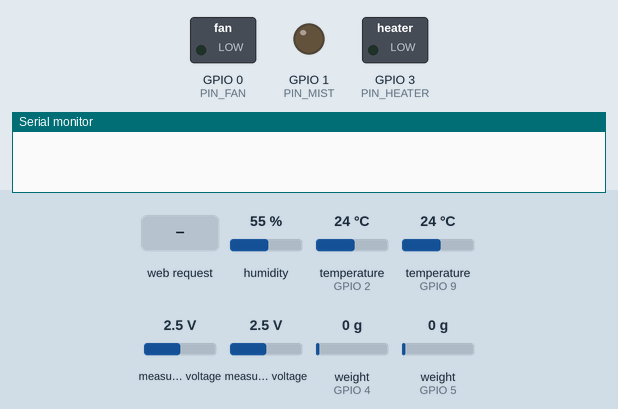
Recording of a program running on a simulated ESP32-C3. Shown: switched loads named in the program (green lamp = pin HIGH), output pins drawn as LEDs (lit = HIGH), the last lines printed to the serial monitor. The inputs (shaded band) are chosen by the test bench; at power-on: humidity 55 %, temperature (sensors on GPIO 2, GPIO 9) 24 °C, measured voltage 2.5 V, weight on the scale (sensors on GPIO 4, GPIO 5) 0 g. WiFi joins after 1.5 s; servers stay silent unless stated; uploads are accepted with an empty reply. At 34.7 s the program restarts the board; the recording ends there.

Above: at 0.1 s.
At 10.1 s:
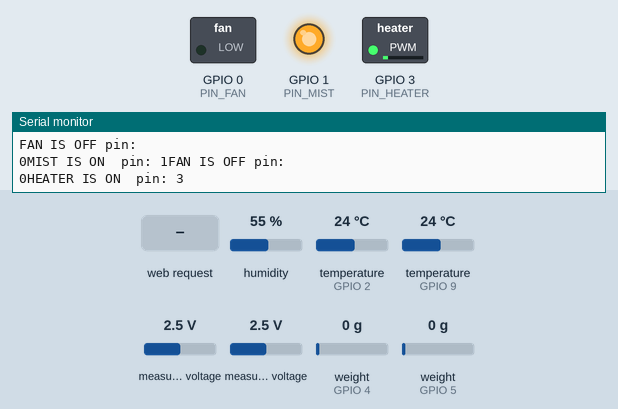
At 34.6 s:
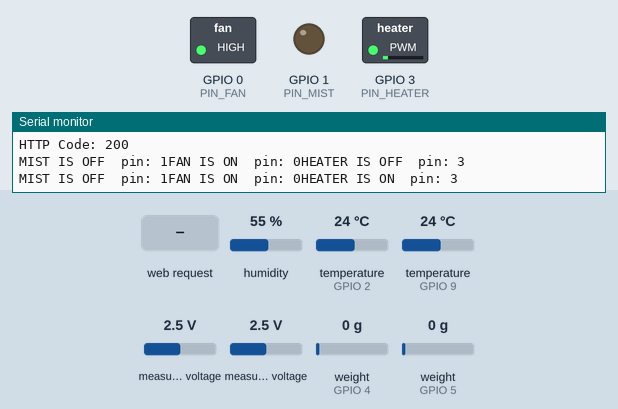
34.7 s: HTTP request GET /restart received
Timing chart, 0 to 34.7 s (numbered marks = the images above; inputs shaded):
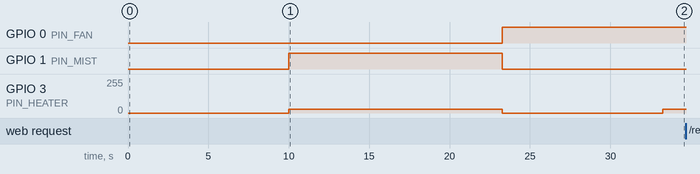

The program:

main.cpp
```cpp
#include <Arduino.h>
#include <WiFi.h>
#include <ElegantOTA.h>
#include <ESPAsyncWebServer.h>
#include <WebSerial.h>
#include "models.h"
#include "connection_wifi.h"
#include "esp_task_wdt.h"

#include "sensor_reading/dht_reading.h"
#include "sensor_reading/ds18_reading.h"
#include "sensor_reading/hx711_reading.h"
#include "sensor_reading/ph_reading.h"
#include "sensor_reading/soil_hum_reading.h"
#include "control_system/bang-bang.h"

#define PIN_FAN 0
#define PIN_MIST 1
#define PIN_DHT 2
#define PIN_HEATER 3
#define PIN_DT_BREED 4
#define PIN_DT_YIELD 5
#define PIN_EN_PH 8
#define PIN_CLK 10

#define TOP_TEMP_SET 25
#define BOT_TEMP_SET 10
#define TOP_HUM_SET 90
#define BOT_HUM_SET 40

const char *ssid = "Bengkel Inovasi Indonesia";
const char *password = "EKSPEKTASI";
const char *hostname = "sibob-1";

#if defined(SIBOB_1)
WiFiConnection wifi(ssid, password, hostname);
#elif defined(SIBOB_2)
WiFiConnection wifi(ssid, password, hostname);
#endif
AsyncWebServer server(80);
SensorData sensors;

DHTWrapper dht(PIN_DHT);
PHWrapper ph(PIN_EN_PH);
HX711 hx1;
HX711 hx2;
OneWire oneWire(9);
DS18B20 ds(&oneWire);
ADS1115 ads(0x48);
ADSWrapper adsWrapper(ads);

String sensorSnapshotJson()
{
	JsonDocument doc = sensors.toJsonDocument();
	String payload;
	serializeJsonPretty(doc, payload);
	return payload;
}

int publishSensorSnapshot()
{
	JsonDocument doc = sensors.toJsonDocument();
	JsonDocument supabaseDoc;
	supabaseDoc["temperature_soil"] = sensors.temperature_soil.value;
	supabaseDoc["humidity_soil"] = sensors.humidity_soil.value;
	supabaseDoc["ph"] = sensors.ph.value;
	supabaseDoc["weight"] = doc["weight"];
	supabaseDoc["temperature_air"] = sensors.temperature_air.value;
	supabaseDoc["humidity_air"] = sensors.humidity_air.value;
	supabaseDoc["status"] = doc["status"];
	supabaseDoc["device_id"] = sensors.id;
	String payload;
	serializeJsonPretty(doc, payload);

	Serial.println(payload);
	WebSerial.println(payload);
	return wifi.postSupabase(supabaseDoc);
}

void setup()
{
	esp_task_wdt_init(30, true);
	esp_task_wdt_add(NULL);

	Serial.begin(115200);
	wifi.begin();
	ElegantOTA.begin(&server);
	ElegantOTA.setAutoReboot(true);
	WebSerial.begin(&server, "/webserial");

	pinMode(0, OUTPUT);
	pinMode(1, OUTPUT);
	pinMode(3, OUTPUT);

	server.on("/", HTTP_GET, [](AsyncWebServerRequest *request)
			  { request->send(200, "application/json", sensorSnapshotJson()); });

	server.on("/restart", HTTP_GET, [](AsyncWebServerRequest *request)
			  { request->send(200, "text/plain", "Restarting now...");
				  ESP.restart(); });

	server.begin();

	sensors.temperature_air.status = dht.begin();
	sensors.weight_breed.status = weightBegin(hx1, PIN_DT_BREED, PIN_CLK);
	sensors.weight_yield.status = weightBegin(hx2, PIN_DT_YIELD, PIN_CLK);
	sensors.temperature_soil.status = soilTemperatureBegin(ds);
	sensors.ph.status = adsWrapper.adsBegin();

	// same sensor with temp air
	sensors.humidity_air.status = sensors.temperature_air.status;
	// same adc with ph
	sensors.humidity_soil.status = sensors.ph.status;
}

uint64_t lastUpdate = 0;
uint64_t lastTimerHeater = 0;

void loop()
{
	wifi.reconnect();
	esp_task_wdt_reset();

	static const BangBangController bang(
		BangBangConfig{TOP_TEMP_SET,
					   BOT_TEMP_SET,
					   TOP_HUM_SET,
					   BOT_HUM_SET}, // top temp, bot temp, top hum, bot hum
		ActuatorConfig{0, 1, 3});	 // pin fan, pin mist, pin heater

	if (millis() - lastUpdate >= 20000)
	{
#if defined(SIBOB_1)
		sensors.id = 1;
		sensors.weight_breed.value = weightReading(hx1);
		sensors.weight_yield.value = weightReading(hx2);
#elif defined(SIBOB_2)
		sensors.id = 2;
		sensors.weight_breed.value = weightReading(hx1);
		sensors.weight_yield.value = weightReading(hx2);
#endif
		WebSerial.printf("Weight: %.1f\n",
						 (sensors.weight_breed.value * 0.5 + sensors.weight_yield.value * 0.5));

		sensors.temperature_air.value = dht.getTemperature();
		sensors.humidity_air.value = dht.getHumidity();
		sensors.temperature_soil.value = soilTemperatureReading(ds);
		sensors.humidity_soil.value = soilHumidityReading(adsWrapper);
		sensors.ph.value = ph.phReading(adsWrapper);

		int response = publishSensorSnapshot();
		WebSerial.printf("Supabase Res Code: %d\n", response);
		lastUpdate = millis();
	}

	if (millis() - lastTimerHeater >= 10000)
	{
		static bool flipFlag = false;
		bang.control(
			sensors.temperature_soil.value,
			sensors.humidity_soil.value);

		bang.controlHeater(
			sensors.temperature_soil.value,
			sensors.humidity_soil.value,
			flipFlag);

		flipFlag = !flipFlag;
		lastTimerHeater = millis();
	}

	ElegantOTA.loop();
}
```

connection_wifi.h
```cpp
#ifndef WIFI_H
#define WIFI_H

#include <Arduino.h>
#include <WiFi.h>
#include <WiFiClient.h>
#include <ESPmDNS.h>
#include <ArduinoJson.h>
#include <HTTPClient.h>

class WiFiConnection
{
public:
    WiFiConnection(const char *ssid, const char *password, const char *hostname);
    ~WiFiConnection();

    void begin();
    void reconnect();
    int post(JsonDocument payload);
    int postSupabase(JsonDocument payload);

private:
    const char *_supabase_url = "https://gothabjdasaphwzrjnto.supabase.co/rest/v1/";
    const char *_publishable_key = "sb_publishable_Dx3vXSh8qdQhM1Zi_V1MTQ_ifqdbX1o";
    const char *_sensorTable = "%5BSIBOB%5D%20sensor";
    const char *_ssid;
    const char *_password;
    const char *_hostname;
    WiFiClient _wifiClient;

    uint8_t _counterReset = 0;

    void _setupMDNS();
};

#endif // WIFI_H
```

bang-bang.h
```cpp
#ifndef BANG_BANG_H
#define BANG_BANG_H

#include <Arduino.h>

struct BangBangConfig
{
    float upperTemp;
    float bottomTemp;
    float upperHum;
    float bottomHum;
};

struct ActuatorConfig
{
    uint8_t pinExhaustFan;
    uint8_t pinMistMaker;
    uint8_t pinHeater;
};

class BangBangController
{
private:
    BangBangConfig _configSetPoint;
    ActuatorConfig _configActuator;

public:
    // Lazy separate body file sorry
    BangBangController(const BangBangConfig setPointConfig,
                       const ActuatorConfig actuatorConfig)
    {
        _configSetPoint = setPointConfig;
        _configActuator = actuatorConfig;
    }
    ~BangBangController() {}

    void control(float temperature, float humidity) const
    {
        if (temperature > _configSetPoint.upperTemp)
        {
            // Turn off exhaust fan
            digitalWrite(_configActuator.pinExhaustFan, HIGH);
            Serial.print("FAN IS ON  pin: ");
            Serial.print(_configActuator.pinExhaustFan);
        }
        else if (temperature < _configSetPoint.bottomTemp)
        {
            // Turn on exhaust fan
            digitalWrite(_configActuator.pinExhaustFan, LOW);
            Serial.println("FAN IS OFF pin: ");
            Serial.print(_configActuator.pinExhaustFan);
        }

        if (humidity > _configSetPoint.upperHum)
        {
            // Turn off mist maker
            digitalWrite(_configActuator.pinMistMaker, LOW);
            Serial.print("MIST IS OFF  pin: ");
            Serial.print(_configActuator.pinMistMaker);

            // Turn off exhaust fan
            digitalWrite(_configActuator.pinExhaustFan, HIGH);
            Serial.print("FAN IS ON  pin: ");
            Serial.print(_configActuator.pinExhaustFan);
        }
        else if (humidity < _configSetPoint.bottomHum)
        {
            // Turn on mist maker
            digitalWrite(_configActuator.pinMistMaker, HIGH);
            Serial.print("MIST IS ON  pin: ");
            Serial.print(_configActuator.pinMistMaker);

            // Turn on exhaust fan
            digitalWrite(_configActuator.pinExhaustFan, LOW);
            Serial.println("FAN IS OFF pin: ");
            Serial.print(_configActuator.pinExhaustFan);
        }
    }

    void controlHeater(float temperature, float humidity, bool forcedOff) const
    {
        static bool heatDemand = false;
        if (temperature < _configSetPoint.bottomTemp)
        {
            heatDemand = true;
        }
        else if (temperature >= _configSetPoint.upperTemp)
        {
            heatDemand = false;
        }

        if (forcedOff || !heatDemand)
        {
            analogWrite(_configActuator.pinHeater, 0);
            Serial.print("HEATER IS OFF  pin: ");
            Serial.println(_configActuator.pinHeater);
        }
        else
        {
            analogWrite(_configActuator.pinHeater, 30);
            Serial.print("HEATER IS ON  pin: ");
            Serial.println(_configActuator.pinHeater);
        }
    }
};

#endif
```

models.h
```cpp
#ifndef MODELS_H
#define MODELS_H

#include <Arduino.h>
#include <ArduinoJson.h>

struct SensorProp
{
    float value = 0.0;
    int8_t status;
};

struct SensorData
{
    byte id;
    SensorProp temperature_soil;
    SensorProp humidity_soil;
    SensorProp ph;
    SensorProp weight_breed;
    SensorProp weight_yield;
    SensorProp temperature_air;
    SensorProp humidity_air;
    unsigned long created_at;

    JsonDocument toJsonDocument() const
    {
        JsonDocument doc;
        doc["device_id"] = id;
        doc["created_at"] = created_at;
        doc["temperature_soil"] = temperature_soil.value;
        doc["humidity_soil"] = humidity_soil.value;
        doc["ph"] = ph.value;
        doc["weight_breed"] = weight_breed.value;
        doc["weight_yield"] = weight_yield.value;
#if defined(SIBOB_1)
        doc["weight"] = (((weight_breed.value * 0.35 + weight_yield.value * 0.85) - 83940.7) * -0.01011249) - 1810.866409;
#elif defined(SIBOB_2)
        doc["weight"] = (((weight_breed.value * 0.35 + weight_yield.value * 0.85) - 314530.7) * 0.01023748) - 88.3;
#endif
        doc["temperature_air"] = temperature_air.value;
        doc["humidity_air"] = humidity_air.value;

        String status = "";
        if (temperature_soil.status != 0)
            status += "T";
        if (humidity_soil.status != 0)
            status += "H";
        if (ph.status != 0)
            status += "P";
        if (weight_breed.status != 0)
            status += "W";
        if (weight_yield.status != 0)
            status += "Y";
        if (temperature_air.status != 0)
            status += "A";
        if (humidity_air.status != 0)
            status += "U";
        doc["status"] = status;
        return doc;
    }
};

struct ActuatorData
{
    uint16_t exhaust_fan;
    uint16_t mist_maker;
    uint16_t heater;
    unsigned long created_at;

    JsonDocument toJsonDocument() const
    {
        JsonDocument doc;
        doc["exhaust_fan"] = exhaust_fan;
        doc["mist_maker"] = mist_maker;
        doc["heater"] = heater;
        return doc;
    }
};

#endif // MODELS_H
```

ads_wrapper.h
```cpp
#ifndef ADS_WRAPPER_H
#define ADS_WRAPPER_H

#include <Arduino.h>
#include "ADS1X15.h"

class ADSWrapper
{
public:
    ADSWrapper(ADS1115 &ads) : _ads(ads) {}
    ~ADSWrapper() {}

    int8_t adsBegin()
    {
        Wire.begin(6, 7);
        if (!_ads.begin())
        {
            Serial.println("ADS not found!");
            return 0;
        }
        _ads.setGain(1);
        _ads.setMode(0);
        _ads.readADC(0);

        return 1;
    }

    float adsReading(uint8_t channel)
    {
        return _ads.readADC(channel);
    }

private:
    ADS1115 &_ads;
};

#endif
```

dht_reading.h
```cpp
#ifndef DHT_READING_H
#define DHT_READING_H

#include <Arduino.h>
#include <DHT.h>

class DHTWrapper
{
public:
    DHTWrapper(const uint8_t pinDHT) : _pinDHT(pinDHT), _dht(pinDHT, DHT22) {}
    ~DHTWrapper() {}

    uint8_t begin()
    {
        _dht.begin();
        float temp = _dht.readTemperature();
        if (isnan(temp))
        {
            Serial.println("DHT22 read failed");
            return 0;
        }
        else
        {
            return 1;
        }
    }

    float getTemperature()
    {
        float val = _dht.readTemperature();
        if (isnan(val))
        {
            return 0.0;
        }
        else
        {
            return val;
        }
    }
    float getHumidity()
    {
        float val = _dht.readHumidity();
        if (isnan(val))
        {
            return 0.0;
        }
        else
        {
            return val;
        }
    }

private:
    const uint8_t _pinDHT;
    DHT _dht;
};

#endif
```

ds18_reading.h
```cpp
#ifndef DS18_READING_H
#define DS18_READING_H

#include <Arduino.h>
#include "DS18B20.h"

int8_t soilTemperatureBegin(DS18B20 &ds)
{
    if (!ds.begin())
    {
        Serial.println("DS18 Sensor begin failed!");
        return 0;
    }
    ds.setResolution(12);
    return 1;
}

float soilTemperatureReading(DS18B20 &ds)
{
    ds.requestTemperatures();
    while (!ds.isConversionComplete())
        delay(1); // Stupid lib blocking shit
    return ds.getTempC();
}

#endif
```

hx711_reading.h
```cpp
#ifndef HX711_READING_H
#define HX711_READING_H

#include <Arduino.h>
#include "HX711.h"

int8_t weightBegin(HX711 &sc, uint8_t dataPin, uint8_t clockPin)
{
    sc.begin(dataPin, clockPin);
    sc.set_scale(0);
    sc.set_offset(0);
    // if (dataPin == 4)
    // {
    //     sc.set_offset(478858.00);
    // }
    // else if (dataPin == 5)
    // {
    //     sc.set_offset(-233375.00);
    // }
    // sc.tare();
    // Serial.print("Data: ");
    // Serial.print(dataPin);
    // Serial.print(", get tare: ");
    // Serial.println(sc.get_tare());

    // TODO: DUNNO HOW TO DETECT IF SENSOR FAILING
    return 1;
}

float weightReading(HX711 &scale)
{
    return scale.read_average(15);
}

bool calibrate(HX711 &scale)
{
    Serial.println("\n\nCALIBRATION\n===========");
    Serial.println("remove all weight from the loadcell");
    //  flush Serial input
    while (Serial.available())
        Serial.read();

    Serial.println("and press enter\n");
    while (Serial.available() == 0)
        ;

    Serial.println("Determine zero weight offset");
    //  average 20 measurements.
    scale.tare(20);
    int32_t offset = scale.get_offset();

    Serial.print("OFFSET: ");
    Serial.println(offset);
    Serial.println();

    Serial.println("place a weight on the loadcell");
    //  flush Serial input
    while (Serial.available())
        Serial.read();

    Serial.println("enter the weight in (whole) grams and press enter");
    uint32_t weight = 0;
    while (Serial.peek() != '\n')
    {
        if (Serial.available())
        {
            char ch = Serial.read();
            if (isdigit(ch))
            {
                weight *= 10;
                weight = weight + (ch - '0');
            }
        }
    }
    Serial.print("WEIGHT: ");
    Serial.println(weight);
    scale.calibrate_scale(weight, 20);

    Serial.print("SCALE:  ");
    Serial.println(scale.get_scale(), 6);

    Serial.print("\nuse scale.set_offset(");
    Serial.print(offset);
    Serial.print("); and scale.set_scale(");
    Serial.print(scale.get_scale(), 6);
    Serial.print(");\n");
    Serial.println("in the setup of your project");

    Serial.println("\n\n");

    return 1;
}

#endif
```

ph_reading.h
```cpp
#ifndef PH_READING_H
#define PH_READING_H

#include <Arduino.h>
#include "ads_wrapper.h"

/**
    No need for begin here,
    begin done in main directly using wrapper
**/

class PHWrapper
{
public:
    PHWrapper(const uint8_t pinEN) : _pinEN(pinEN) {}
    ~PHWrapper() {}

    float phReading(ADSWrapper &ads)
    {
        static float smoothedPH = -1; // -1 = not initialized yet
        const float ALPHA = 0.2;      // smoothing factor

        const float BASELINE_RAW = 17660.0; // "in air" reading, treated as pH 7 reference
        const float COUNTS_PER_PH = 1440.0; // raw count change per pH unit (derived below)

        digitalWrite(_pinEN, LOW);
        delay(15); // let sensor stabilize after enabling
        int16_t raw = ads.adsReading(0);
        digitalWrite(_pinEN, HIGH);

        float ph = 7.0 + (BASELINE_RAW - raw) / COUNTS_PER_PH;

        if (smoothedPH < 0)
            smoothedPH = ph;
        else
            smoothedPH = ALPHA * ph + (1 - ALPHA) * smoothedPH;

        return raw;
    }

private:
    const uint8_t _pinEN;
};

#endif
```

soil_hum_reading.h
```cpp
#ifndef SOIL_HUM_READING_H
#define SOIL_HUM_READING_H

#include <Arduino.h>
#include "ads_wrapper.h"

/**
    No need for begin here,
    begin done in main directly using wrapper
**/

float soilHumidityReading(ADSWrapper &ads)
{
    static float smoothedHumidity = -1; // -1 = not initialized yet
    const float ALPHA = 0.2;            // smoothing factor: lower = smoother but slower to react

    int raw = ads.adsReading(1);
#if defined(SIBOB_1)
    const int16_t DRY_VALUE = 4566; // no water reading
    const int16_t WET_VALUE = 4639; // water reading
#elif defined(SIBOB_2)
    const int16_t DRY_VALUE = 4200; // no water reading
    const int16_t WET_VALUE = 4500; // water reading
#endif

    float humidity = (float)(raw - DRY_VALUE) / (WET_VALUE - DRY_VALUE) * 100.0;

    // clamp to 0-100% in case of noise or out-of-range readings
    if (humidity < 0)
        humidity = 0;
    if (humidity > 100)
        humidity = 100;

    if (smoothedHumidity < 0)
    {
        smoothedHumidity = humidity; // first reading, no history yet
    }
    else
    {
        smoothedHumidity = ALPHA * humidity + (1 - ALPHA) * smoothedHumidity;
    }

    return smoothedHumidity;
}

#endif
```

Source omitted: connection_wifi.cpp (2280 bytes)

Measured:
- after the input at 34.7 s, every drawn part: stays the same
